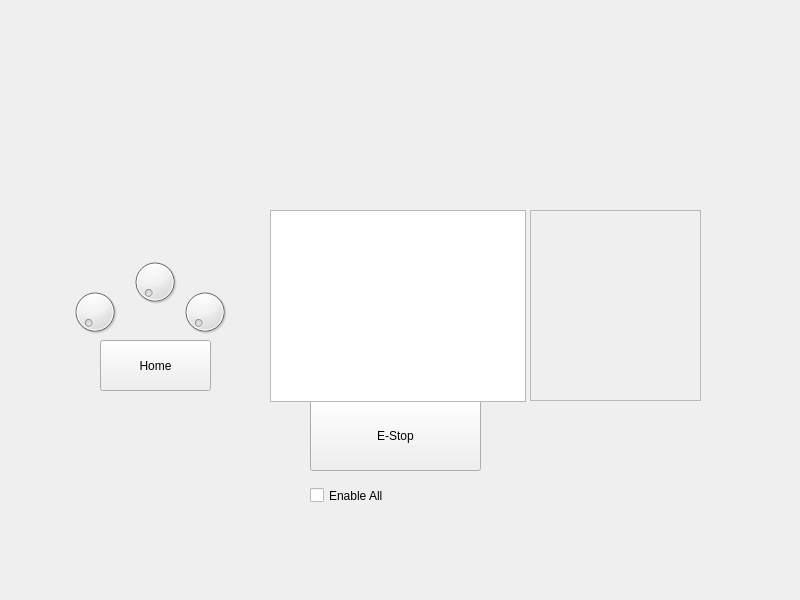
<?xml version="1.0" encoding="UTF-8"?>
<ui version="4.0">
 <class>Widget</class>
 <widget class="QWidget" name="Widget">
  <property name="geometry">
   <rect>
    <x>0</x>
    <y>0</y>
    <width>800</width>
    <height>600</height>
   </rect>
  </property>
  <property name="windowTitle">
   <string>Widget</string>
  </property>
  <widget class="QPushButton" name="pushButton">
   <property name="geometry">
    <rect>
     <x>310</x>
     <y>400</y>
     <width>171</width>
     <height>71</height>
    </rect>
   </property>
   <property name="text">
    <string>E-Stop</string>
   </property>
  </widget>
  <widget class="QGraphicsView" name="graphicsView">
   <property name="geometry">
    <rect>
     <x>270</x>
     <y>210</y>
     <width>256</width>
     <height>192</height>
    </rect>
   </property>
  </widget>
  <widget class="QScrollArea" name="scrollArea">
   <property name="geometry">
    <rect>
     <x>530</x>
     <y>210</y>
     <width>171</width>
     <height>191</height>
    </rect>
   </property>
   <property name="widgetResizable">
    <bool>true</bool>
   </property>
   <widget class="QWidget" name="scrollAreaWidgetContents">
    <property name="geometry">
     <rect>
      <x>0</x>
      <y>0</y>
      <width>169</width>
      <height>189</height>
     </rect>
    </property>
   </widget>
  </widget>
  <widget class="QDial" name="Actuator1">
   <property name="geometry">
    <rect>
     <x>130</x>
     <y>250</y>
     <width>50</width>
     <height>64</height>
    </rect>
   </property>
  </widget>
  <widget class="QDial" name="Actuator2">
   <property name="geometry">
    <rect>
     <x>180</x>
     <y>280</y>
     <width>50</width>
     <height>64</height>
    </rect>
   </property>
  </widget>
  <widget class="QDial" name="Actuator3">
   <property name="geometry">
    <rect>
     <x>70</x>
     <y>280</y>
     <width>50</width>
     <height>64</height>
    </rect>
   </property>
  </widget>
  <widget class="QPushButton" name="pushButton_2">
   <property name="geometry">
    <rect>
     <x>100</x>
     <y>340</y>
     <width>111</width>
     <height>51</height>
    </rect>
   </property>
   <property name="text">
    <string>Home</string>
   </property>
  </widget>
  <widget class="QCheckBox" name="checkBox">
   <property name="geometry">
    <rect>
     <x>310</x>
     <y>470</y>
     <width>171</width>
     <height>51</height>
    </rect>
   </property>
   <property name="text">
    <string>Enable All</string>
   </property>
  </widget>
 </widget>
 <resources/>
 <connections/>
</ui>
